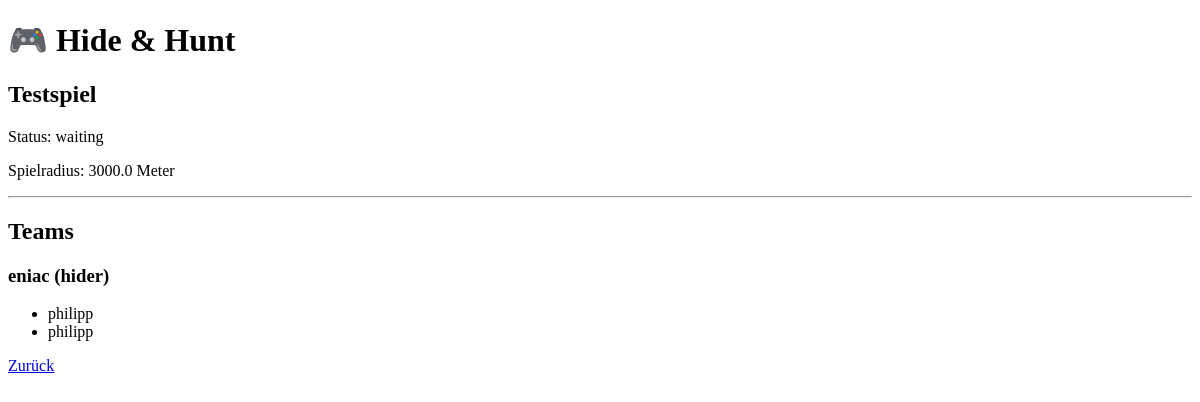
Before: /lobby/1 with the older database file.
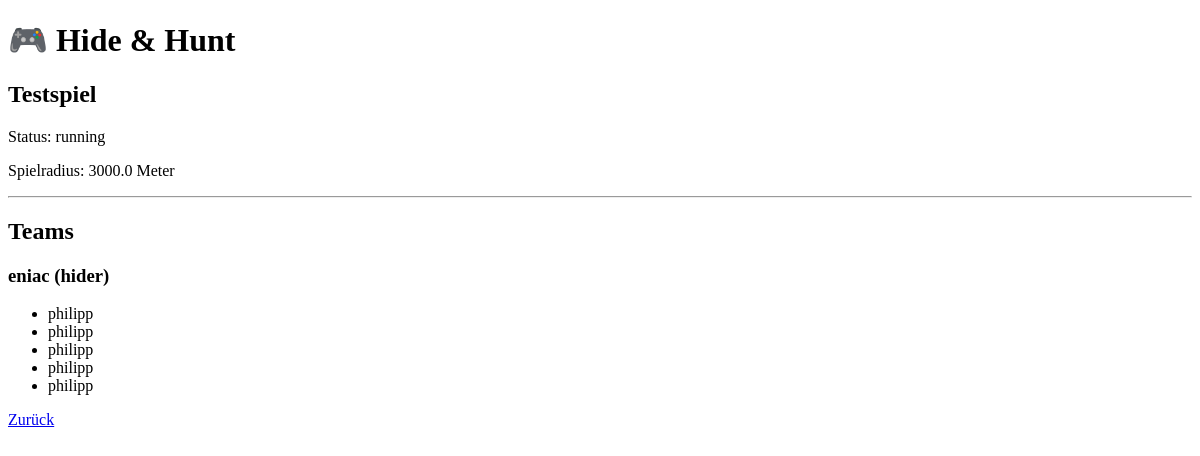
After: the same page with the newer database file.
### app.py (models this page shows)
class Game(db.Model):
    id = db.Column(db.Integer, primary_key=True)
    name = db.Column(
        db.String(100),
        nullable=False
    )
    status = db.Column(
        db.String(20),
        default="waiting"
    )
    start_time = db.Column(
        db.DateTime,
        nullable=True
    )
    hiding_time = db.Column(
        db.Integer,
        default=10
    )
    game_duration = db.Column(
        db.Integer,
        default=60
    )
    area_center_lat = db.Column(
        db.Float,
        nullable=True
    )
    area_center_lng = db.Column(
        db.Float,
        nullable=True
    )
    area_radius = db.Column(
        db.Float,
        nullable=True
    )
    teams = db.relationship(
        "Team",
        backref="game",
        cascade="all, delete"
    )

class Team(db.Model):
    id = db.Column(
        db.Integer,
        primary_key=True
    )
    name = db.Column(
        db.String(100),
        nullable=False
    )
    type = db.Column(
        db.String(20),
        nullable=False
    )
    game_id = db.Column(
        db.Integer,
        db.ForeignKey("game.id")
    )
    players = db.relationship(
        "Player",
        backref="team",
        cascade="all, delete"
    )

class Player(db.Model):
    id = db.Column(
        db.Integer,
        primary_key=True
    )
    name = db.Column(
        db.String(100),
        nullable=False
    )
    team_id = db.Column(
        db.Integer,
        db.ForeignKey("team.id")
    )
    locations = db.relationship(
        "Location",
        backref="player",
        cascade="all, delete"
    )

### app.py (the view)
@app.route("/lobby/<int:game_id>")
def lobby(game_id):
    game = Game.query.get(game_id)
    return render_template(
        "lobby.html",
        game=game
    )

### templates/lobby.html (shortened to what this page needs)
<!DOCTYPE html>
<html lang="de">
<head>
</head>
<body>
<h1>🎮 Hide & Hunt</h1>
<h2>{{ game.name }}</h2>
<p>
Status:
{{ game.status }}
</p>
<p>
Spielradius:
{{ game.area_radius }} Meter
</p>
<hr>
<h2>Teams</h2>
{% for team in game.teams %}
<h3>
{{ team.name }}
({{ team.type }})
</h3>
<ul>
{% for player in team.players %}
<li>
{{ player.name }}
</li>
{% endfor %}
</ul>
{% endfor %}
<a href="/">
Zurück
</a>
</body>
</html>

Changed rows visible on the page:
changed Game "Testspiel": status "waiting" → "running"
added Player: name "philipp"
added Player: name "philipp"
added Player: name "philipp"
